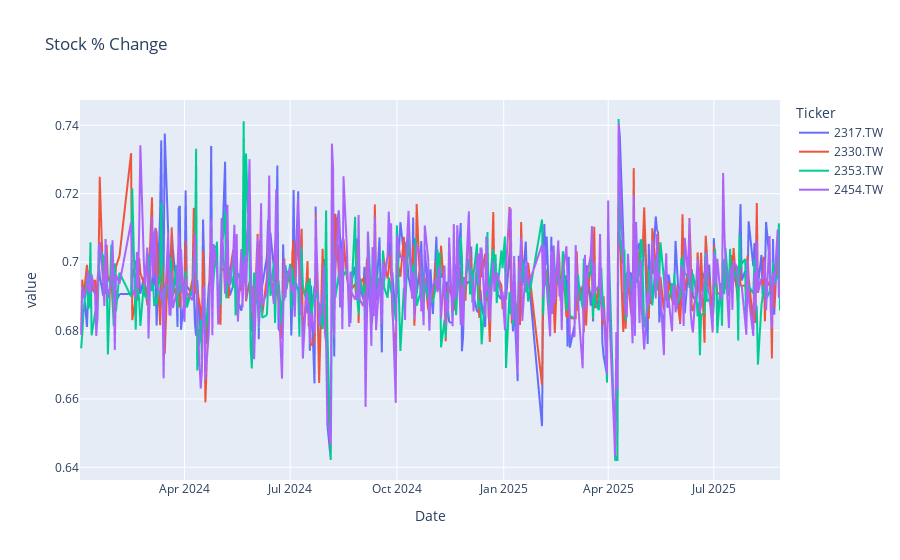

The notebook cell saved with this chart:
### Markdown cell above
A return (also referred to as a financial return or investment return) is usually presented as a percentage relative to the original investment over a given time period. There are two commonly used rates of return in financial management. The daily percent changes is calculated using the **.pct_change(method)**.

### Code cell
returns = np.log(1+ df/df.shift(1)) # pct_change(1)

fig = px.line(returns,
        title='Stock % Change',
        labels={'variable':'Ticker'})
fig.show()

df.describe()

### Figure 1 — Plotly figure (JSON) as saved in the notebook; plotly's stock layout.template omitted (floating-point values rounded to 4 significant figures; data arrays with more than 128 entries replaced by an {"elided": "..."} marker saying what was removed)
{"data": [{"hovertemplate": "Ticker=2317.TW<br>Date=%{x}<br>value=%{y}<extra></extra>", "legendgroup": "2317.TW", "line": {"color": "#636efa", "dash": "solid"}, "marker": {"symbol": "circle"}, "mode": "lines", "name": "2317.TW", "showlegend": true, "type": "scattergl", "x": {"elided": "399 str values"}, "xaxis": "x", "y": {"elided": "399 float values"}, "yaxis": "y"}, {"hovertemplate": "Ticker=2330.TW<br>Date=%{x}<br>value=%{y}<extra></extra>", "legendgroup": "2330.TW", "line": {"color": "#EF553B", "dash": "solid"}, "marker": {"symbol": "circle"}, "mode": "lines", "name": "2330.TW", "showlegend": true, "type": "scattergl", "x": {"elided": "399 str values"}, "xaxis": "x", "y": {"elided": "399 float values"}, "yaxis": "y"}, {"hovertemplate": "Ticker=2353.TW<br>Date=%{x}<br>value=%{y}<extra></extra>", "legendgroup": "2353.TW", "line": {"color": "#00cc96", "dash": "solid"}, "marker": {"symbol": "circle"}, "mode": "lines", "name": "2353.TW", "showlegend": true, "type": "scattergl", "x": {"elided": "399 str values"}, "xaxis": "x", "y": {"elided": "399 float values"}, "yaxis": "y"}, {"hovertemplate": "Ticker=2454.TW<br>Date=%{x}<br>value=%{y}<extra></extra>", "legendgroup": "2454.TW", "line": {"color": "#ab63fa", "dash": "solid"}, "marker": {"symbol": "circle"}, "mode": "lines", "name": "2454.TW", "showlegend": true, "type": "scattergl", "x": {"elided": "399 str values"}, "xaxis": "x", "y": {"elided": "399 float values"}, "yaxis": "y"}], "layout": {"legend": {"title": {"text": "Ticker"}, "tracegroupgap": 0}, "title": {"text": "Stock % Change"}, "xaxis": {"anchor": "y", "domain": [0, 1], "title": {"text": "Date"}}, "yaxis": {"anchor": "x", "domain": [0, 1], "title": {"text": "value"}}}}
